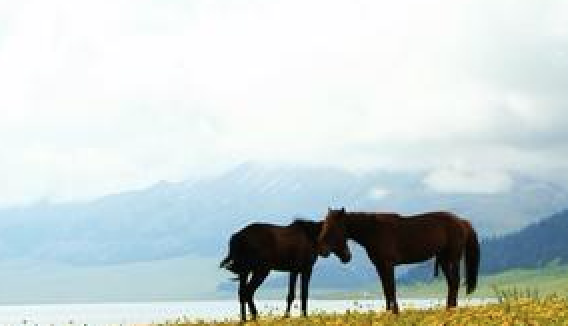
//> input picture class3/class3/horses.jpg, 568 x 326 px
$ ./test_simple_segment   (built with g++ and OpenCV 4)
//> lines starting //> are read from the running program, lines starting //| are printed output that depends on the picture; after the words box and inside, x2 and y2 are one past the last pixel; in counts of white or black regions, pixels touching at a corner belong together
/*
 *
 * 功能：通过灰度图做简单的图像分割
 *
 */

#include <opencv2/core/core.hpp>
#include <opencv2/highgui/highgui.hpp>
#include <opencv2/imgproc/imgproc.hpp>

int main(int argc,char* argv[]){

	//--1.读入图片
	cv::Mat image = cv::imread("horses.jpg");
//> image is the input picture: 326 rows x 568 cols, CV_8UC3; mean B, G, R 210.4, 210.9, 200.1

	//--2.转换灰度图
	cv::Mat gray;
	cv::cvtColor(image,gray,CV_RGB2GRAY);
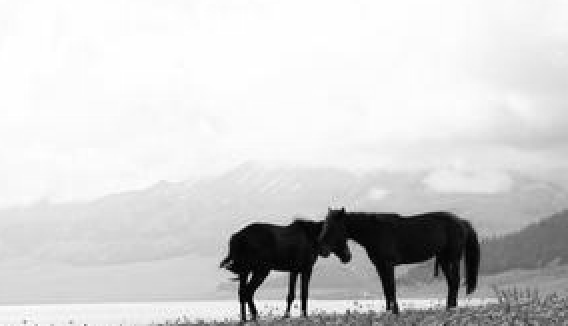
//> gray: 326 rows x 568 cols, CV_8UC1; min 3, max 255, mean 209.5

	//--3.二值化灰度图
	cv::Mat dst;
	cv::threshold(gray,dst,60,255,cv::THRESH_BINARY_INV);
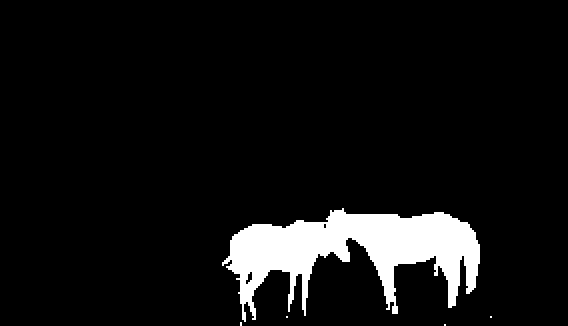
//> dst: 326 rows x 568 cols, CV_8UC1; 7.3% white; 5 white regions (4 under 20 px), largest, box (x1, y1, x2, y2) and area: (222, 208, 480, 322) 13588
	//平滑处理(平滑/高斯平滑两种)
	//cv::blur(dst,dst,cv::Size(3,3));
	//cv::GaussianBlur(dst,dst,cv::Size(3,3),0,0); //高斯平滑

	//形态学操作（此处效果不好，只用来展示加强理解）
	//cv::erode(dst,dst,cv::Mat(),cv::Point(-1,-1),1);
	//cv::dilate(dst,dst,cv::Mat(),cv::Point(-1,-1),1);

	//--4.显示结果(原图和结果图显示在一起)
	const int width  = image.cols;
//> width = 568
	const int height = image.rows;
//> height = 326
	cv::Mat show_image(cv::Size(2*width,height),CV_8UC3);
	//将image拷贝到显示图片指定位置
	image.copyTo(show_image(cv::Rect(0,0,width,height)));
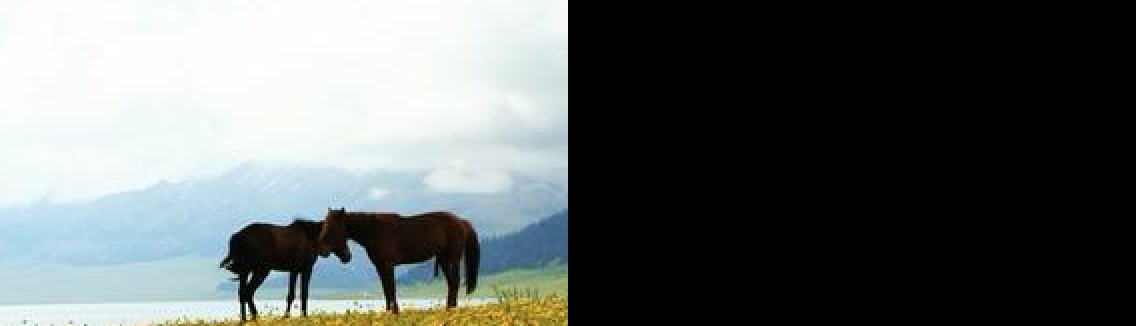
//> show_image: 326 rows x 1136 cols, CV_8UC3; mean B, G, R 105.2, 105.5, 100.1
	//将dst转换为3通道，使得show_image和dst通道数一致，或者使用convertTo()函数做操作
	cv::cvtColor(dst,dst,CV_GRAY2RGB);
	//将dst拷贝image指定位置
	dst.copyTo(show_image(cv::Rect(width,0,width,height)));
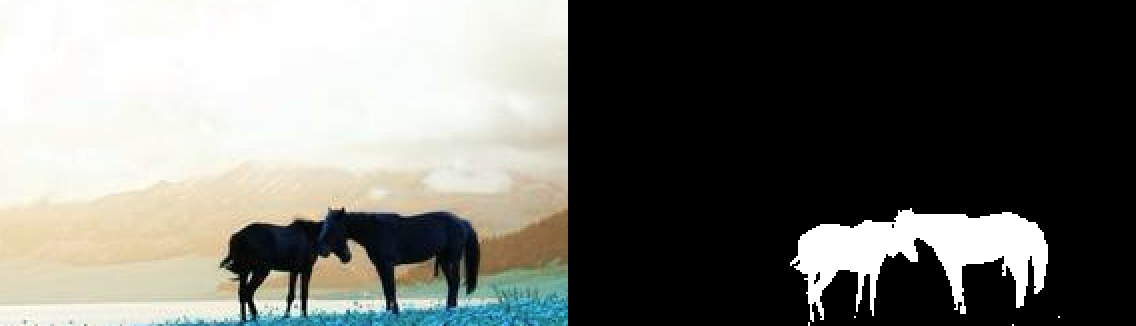
//> show_image: 326 rows x 1136 cols, CV_8UC3; 3.67% of pixels changed, all inside (x1, y1, x2, y2) = (790, 208, 1060, 326)
	//显示
	cv::imshow("show",show_image);
	cv::waitKey(0);
}
